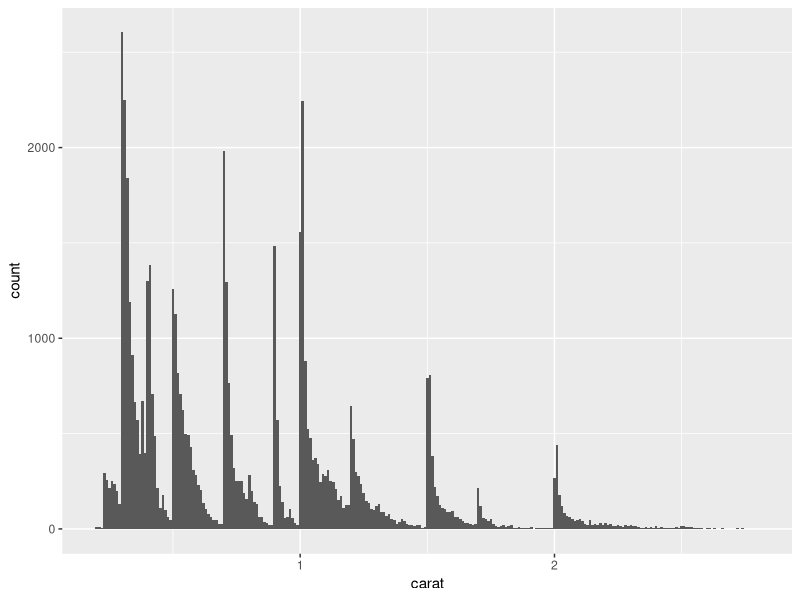
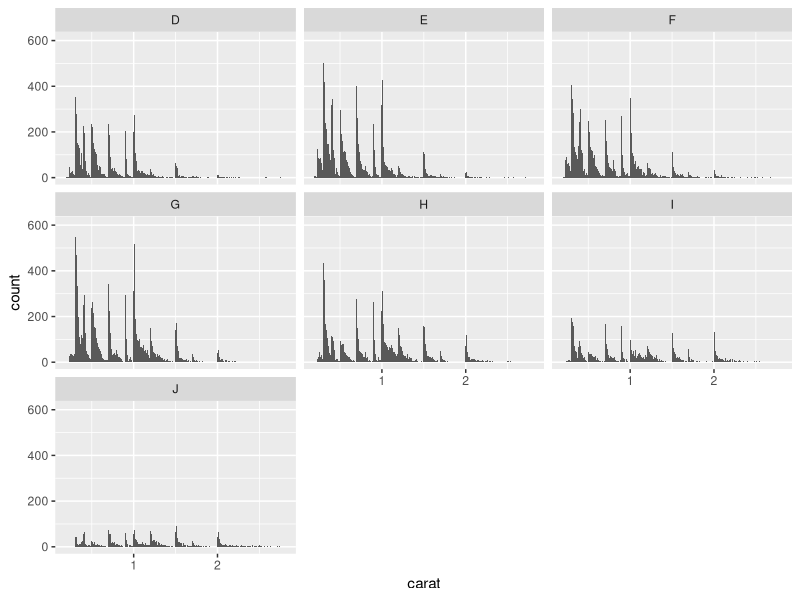
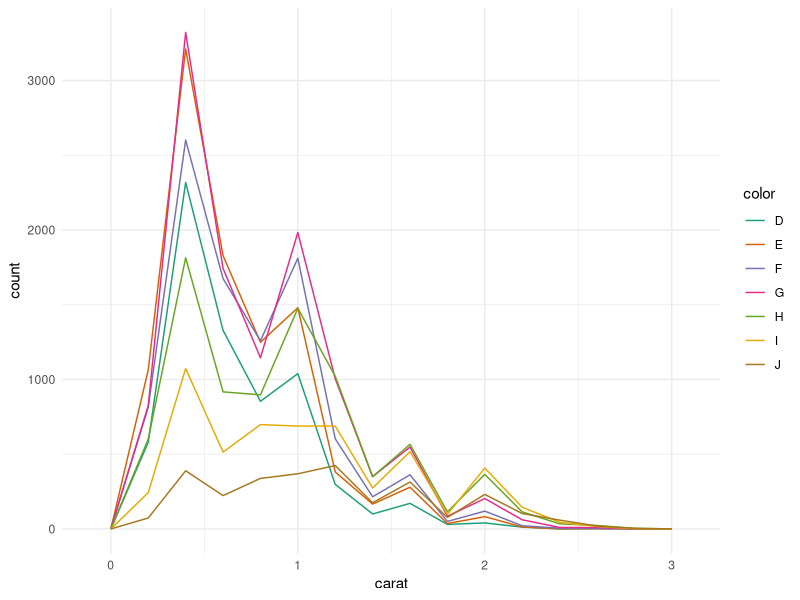
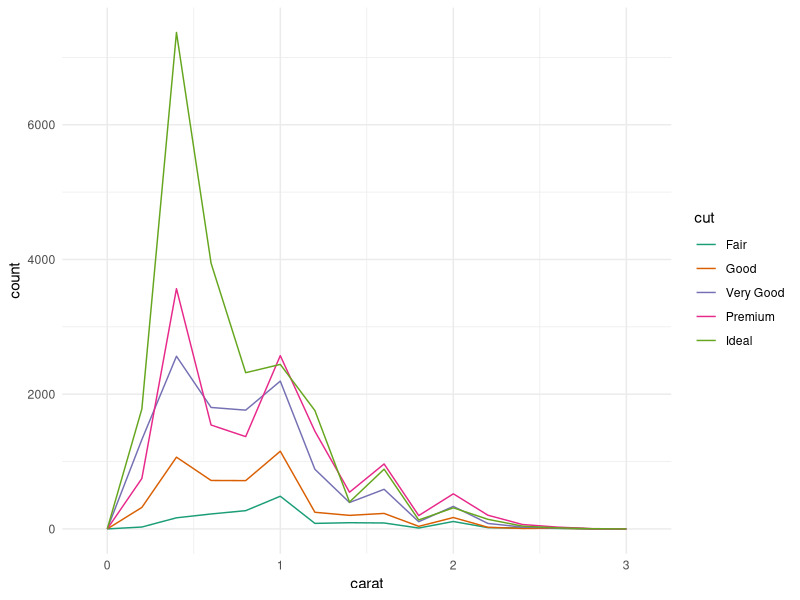
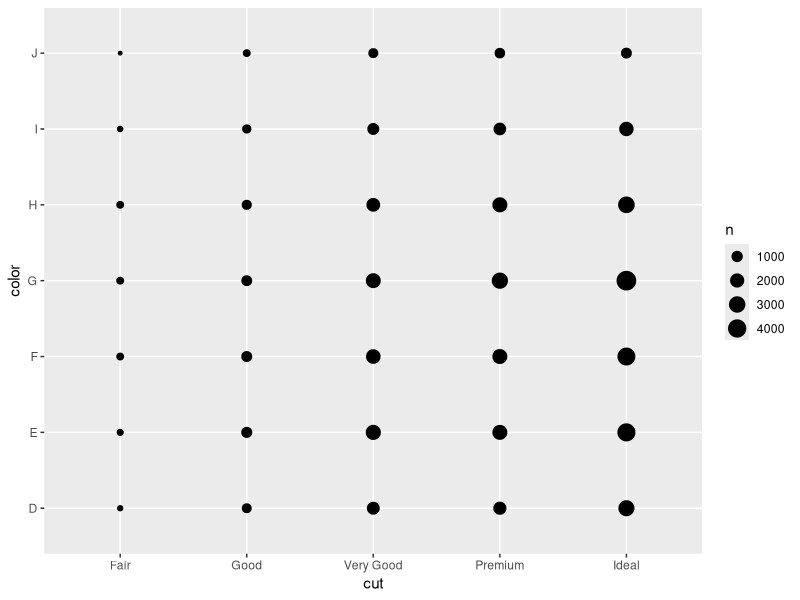
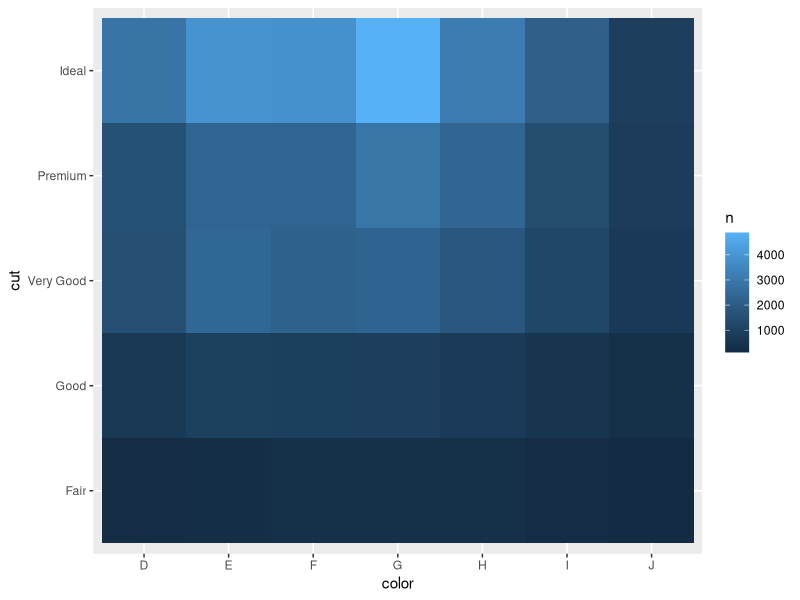
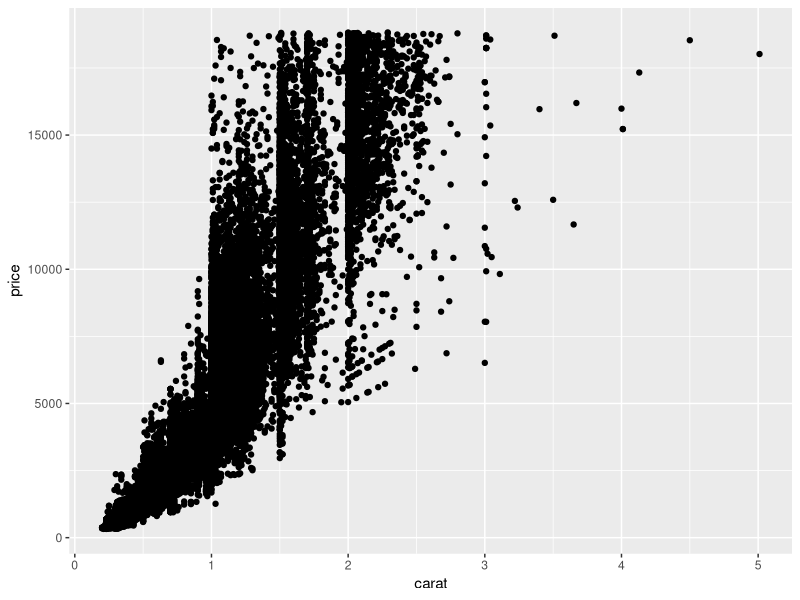
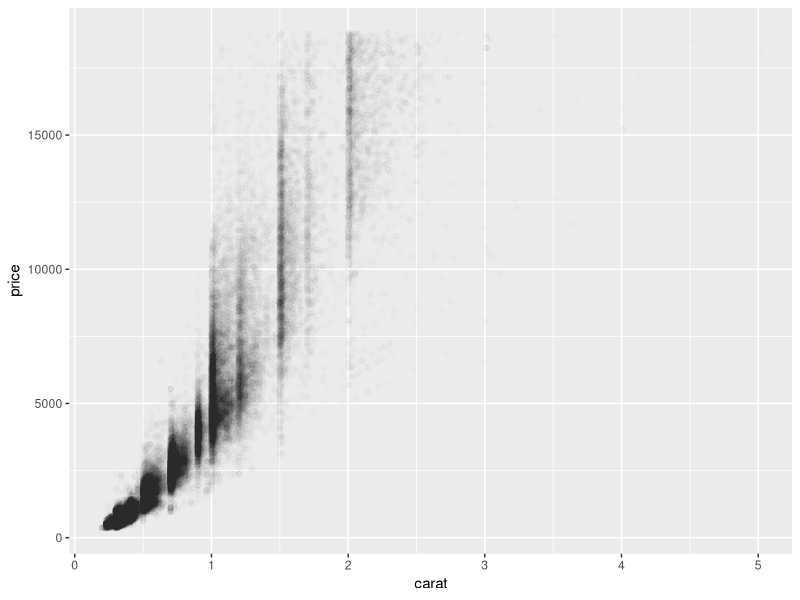

Here is the R script that generated these plots, in order:
## ---- chunk 1

knitr::opts_chunk$set(out.width = "70%", fig.align = "center", message = FALSE)

library(tidyverse)
library(hexbin)
library(RColorBrewer)
## ---- chunk 2
smaller <- diamonds %>% 
  filter(carat < 3)

smaller %>% ggplot(mapping = aes(x = carat)) +
  geom_histogram(binwidth = 0.01)
## ---- chunk 3
smaller %>% ggplot(mapping = aes(x = carat)) +
  geom_histogram(binwidth =  0.01) +
  facet_wrap(~ color)
## ---- chunk 4
smaller %>% ggplot(mapping = aes(x = carat, color = color)) +
  geom_freqpoly(binwidth = 0.2) + # upping binwidth
  scale_color_brewer(palette = "Dark2") +
  theme_minimal()
## ---- chunk 5
smaller %>% ggplot(mapping = aes(x = carat, color = cut)) +
  geom_freqpoly(binwidth = 0.2) +
  scale_color_brewer(palette = "Dark2") +
  theme_minimal()
## ---- chunk 6
ggplot(data = diamonds) +
  geom_count(mapping = aes(x = cut, y = color))
## ---- chunk 7
diamonds %>% 
  count(color, cut) %>%  
  ggplot(mapping = aes(x = color, y = cut)) +
    geom_tile(mapping = aes(fill = n))
## ---- chunk 8
ggplot(data = diamonds) +
  geom_point(mapping = aes(x = carat, y = price))

ggplot(data = diamonds) + 
  geom_point(mapping = aes(x = carat, y = price), alpha = 1 / 100)
## ---- chunk 9
ggplot(data = diamonds) +
  geom_bin2d(mapping = aes(x = carat, y = price))

ggplot(data = diamonds) +
  geom_hex(mapping = aes(x = carat, y = price))
## ---- chunk 10
ggplot(data = smaller, mapping = aes(x = carat, y = price)) + 
  geom_boxplot(mapping = aes(group = cut_width(carat, 0.1)))
## ---- chunk 11
ggplot(data = smaller, mapping = aes(x = carat, y = price)) + 
  geom_boxplot(mapping = aes(group = cut_width(carat, 0.1)), varwidth = TRUE)
## ---- chunk 12
ggplot(data = smaller, mapping = aes(x = carat, y = price)) + 
  geom_boxplot(mapping = aes(group = cut_number(carat, 20)))
